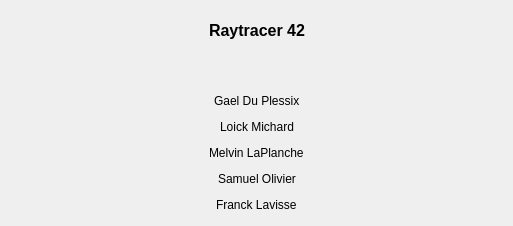
<?xml version="1.0" encoding="UTF-8"?>
<ui version="4.0">
 <class>About</class>
 <widget class="QDialog" name="About">
  <property name="geometry">
   <rect>
    <x>0</x>
    <y>0</y>
    <width>513</width>
    <height>226</height>
   </rect>
  </property>
  <property name="windowTitle">
   <string>A propos</string>
  </property>
  <layout class="QVBoxLayout" name="verticalLayout">
   <item>
    <widget class="QWidget" name="widget" native="true">
     <layout class="QHBoxLayout" name="horizontalLayout">
      <item>
       <spacer name="horizontalSpacer">
        <property name="orientation">
         <enum>Qt::Horizontal</enum>
        </property>
        <property name="sizeHint" stdset="0">
         <size>
          <width>40</width>
          <height>20</height>
         </size>
        </property>
       </spacer>
      </item>
      <item>
       <widget class="QLabel" name="label">
        <property name="font">
         <font>
          <pointsize>12</pointsize>
          <weight>75</weight>
          <bold>true</bold>
         </font>
        </property>
        <property name="text">
         <string>Raytracer 42</string>
        </property>
       </widget>
      </item>
      <item>
       <spacer name="horizontalSpacer_2">
        <property name="orientation">
         <enum>Qt::Horizontal</enum>
        </property>
        <property name="sizeHint" stdset="0">
         <size>
          <width>40</width>
          <height>20</height>
         </size>
        </property>
       </spacer>
      </item>
     </layout>
    </widget>
   </item>
   <item>
    <spacer name="verticalSpacer">
     <property name="orientation">
      <enum>Qt::Vertical</enum>
     </property>
     <property name="sizeHint" stdset="0">
      <size>
       <width>20</width>
       <height>40</height>
      </size>
     </property>
    </spacer>
   </item>
   <item>
    <widget class="QWidget" name="widget_2" native="true">
     <layout class="QHBoxLayout" name="horizontalLayout_2">
      <property name="topMargin">
       <number>0</number>
      </property>
      <property name="bottomMargin">
       <number>0</number>
      </property>
      <item>
       <spacer name="horizontalSpacer_3">
        <property name="orientation">
         <enum>Qt::Horizontal</enum>
        </property>
        <property name="sizeHint" stdset="0">
         <size>
          <width>40</width>
          <height>20</height>
         </size>
        </property>
       </spacer>
      </item>
      <item>
       <widget class="QLabel" name="label_2">
        <property name="text">
         <string>Gael Du Plessix</string>
        </property>
       </widget>
      </item>
      <item>
       <spacer name="horizontalSpacer_4">
        <property name="orientation">
         <enum>Qt::Horizontal</enum>
        </property>
        <property name="sizeHint" stdset="0">
         <size>
          <width>40</width>
          <height>20</height>
         </size>
        </property>
       </spacer>
      </item>
     </layout>
    </widget>
   </item>
   <item>
    <widget class="QWidget" name="widget_3" native="true">
     <layout class="QHBoxLayout" name="horizontalLayout_3">
      <property name="topMargin">
       <number>0</number>
      </property>
      <property name="bottomMargin">
       <number>0</number>
      </property>
      <item>
       <spacer name="horizontalSpacer_5">
        <property name="orientation">
         <enum>Qt::Horizontal</enum>
        </property>
        <property name="sizeHint" stdset="0">
         <size>
          <width>173</width>
          <height>20</height>
         </size>
        </property>
       </spacer>
      </item>
      <item>
       <widget class="QLabel" name="label_3">
        <property name="text">
         <string>Loick Michard</string>
        </property>
       </widget>
      </item>
      <item>
       <spacer name="horizontalSpacer_6">
        <property name="orientation">
         <enum>Qt::Horizontal</enum>
        </property>
        <property name="sizeHint" stdset="0">
         <size>
          <width>172</width>
          <height>20</height>
         </size>
        </property>
       </spacer>
      </item>
     </layout>
    </widget>
   </item>
   <item>
    <widget class="QWidget" name="widget_4" native="true">
     <layout class="QHBoxLayout" name="horizontalLayout_4">
      <property name="topMargin">
       <number>0</number>
      </property>
      <property name="bottomMargin">
       <number>0</number>
      </property>
      <item>
       <spacer name="horizontalSpacer_7">
        <property name="orientation">
         <enum>Qt::Horizontal</enum>
        </property>
        <property name="sizeHint" stdset="0">
         <size>
          <width>158</width>
          <height>20</height>
         </size>
        </property>
       </spacer>
      </item>
      <item>
       <widget class="QLabel" name="label_4">
        <property name="text">
         <string>Melvin LaPlanche</string>
        </property>
       </widget>
      </item>
      <item>
       <spacer name="horizontalSpacer_8">
        <property name="orientation">
         <enum>Qt::Horizontal</enum>
        </property>
        <property name="sizeHint" stdset="0">
         <size>
          <width>157</width>
          <height>20</height>
         </size>
        </property>
       </spacer>
      </item>
     </layout>
    </widget>
   </item>
   <item>
    <widget class="QWidget" name="widget_5" native="true">
     <layout class="QHBoxLayout" name="horizontalLayout_5">
      <property name="topMargin">
       <number>0</number>
      </property>
      <property name="bottomMargin">
       <number>0</number>
      </property>
      <item>
       <spacer name="horizontalSpacer_9">
        <property name="orientation">
         <enum>Qt::Horizontal</enum>
        </property>
        <property name="sizeHint" stdset="0">
         <size>
          <width>169</width>
          <height>20</height>
         </size>
        </property>
       </spacer>
      </item>
      <item>
       <widget class="QLabel" name="label_5">
        <property name="text">
         <string>Samuel Olivier</string>
        </property>
       </widget>
      </item>
      <item>
       <spacer name="horizontalSpacer_10">
        <property name="orientation">
         <enum>Qt::Horizontal</enum>
        </property>
        <property name="sizeHint" stdset="0">
         <size>
          <width>169</width>
          <height>20</height>
         </size>
        </property>
       </spacer>
      </item>
     </layout>
    </widget>
   </item>
   <item>
    <widget class="QWidget" name="widget_6" native="true">
     <layout class="QHBoxLayout" name="horizontalLayout_6">
      <property name="topMargin">
       <number>0</number>
      </property>
      <property name="bottomMargin">
       <number>0</number>
      </property>
      <item>
       <spacer name="horizontalSpacer_11">
        <property name="orientation">
         <enum>Qt::Horizontal</enum>
        </property>
        <property name="sizeHint" stdset="0">
         <size>
          <width>169</width>
          <height>20</height>
         </size>
        </property>
       </spacer>
      </item>
      <item>
       <widget class="QLabel" name="label_6">
        <property name="text">
         <string>Franck Lavisse</string>
        </property>
       </widget>
      </item>
      <item>
       <spacer name="horizontalSpacer_12">
        <property name="orientation">
         <enum>Qt::Horizontal</enum>
        </property>
        <property name="sizeHint" stdset="0">
         <size>
          <width>169</width>
          <height>20</height>
         </size>
        </property>
       </spacer>
      </item>
     </layout>
    </widget>
   </item>
  </layout>
 </widget>
 <resources/>
 <connections/>
</ui>
